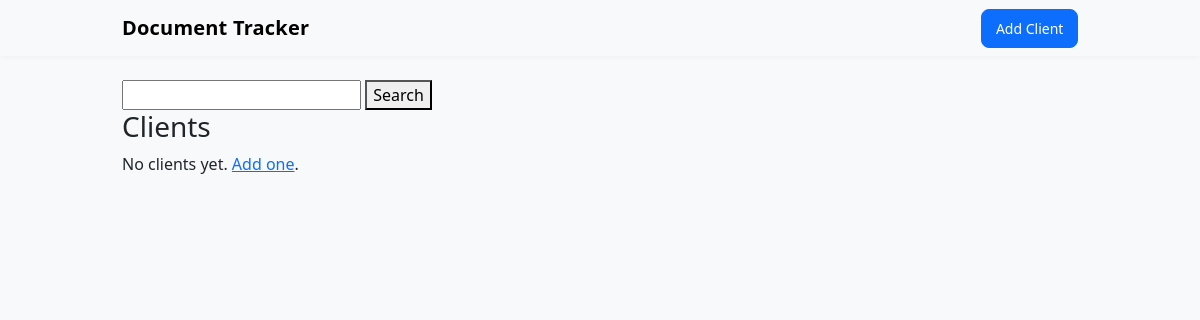
/, run on an earlier commit of the app's database.
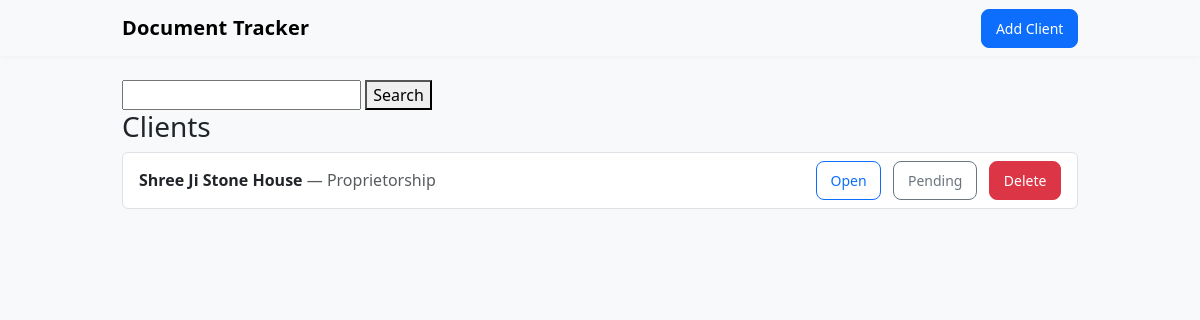
And on a later commit of the database.
### app.py (models this page shows)
class Client(db.Model):
    id = db.Column(db.Integer, primary_key=True)
    name = db.Column(db.String(200), nullable=False)
    client_type = db.Column(db.String(50), nullable=False)
    documents = db.relationship('ClientDocument', backref='client', cascade='all, delete-orphan')

### app.py (the view)
@app.route('/')
def index():
    Search = request.args.get('query','')
    if Search:
        clients = Client.query.filter(Client.name.ilike(f"%{Search}%")).all()
    else:
        clients = Client.query.all()
    return render_template('index.html', clients=clients, query=Search)

### templates/index.html
{% extends 'base.html' %}
{% block content %}
    <form method="GET" class="search-form">
        <input type="text" name="query" value="{{ query }}">
        <button type="submit">Search</button>
    </form>
    <h3>Clients</h3>
    {% if clients|length == 0 %}
        <p>No clients yet. <a href="{{ url_for('add_client') }}">Add one</a>.</p>
    {% else %}
        <div class="list-group">
            {% for c in clients %}
                <div class="list-group-item d-flex justify-content-between align-items-center">
                    <div>
                        <strong>{{ c.name }}</strong> <span class="text-muted">— {{ c.client_type }}</span>
                    </div>
                    <div>
                        <a class="btn btn-sm btn-outline-primary me-2" href="{{ url_for('client_detail', client_id=c.id) }}">Open</a>
                        <a class="btn btn-sm btn-outline-secondary me-2" href="{{ url_for('client_pending', client_id=c.id) }}">Pending</a>
                        <form class="delete-form d-inline" action="{{ url_for('delete_client', client_id=c.id) }}"method="POST">
                            <button class="btn btn-danger btn-sm">Delete</button>
                        </form>
                    </div>
                </div>
            {% endfor %}
        </div>
    {% endif %}
{% endblock %}

What changed in the data, as far as the page shows it:
added Client: name "Shree Ji Stone House", client_type "Proprietorship"
Also different on the page:
text no longer shown: "No clients yet. Add one ."
